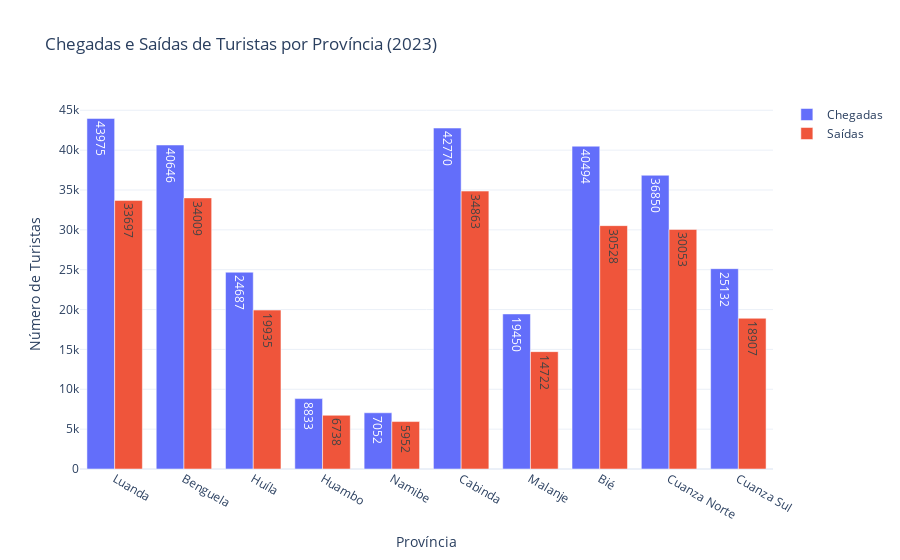

The code cell stored with this chart in its notebook:
### Code cell
import plotly.graph_objects as go
import numpy as np

# Verifica se a coluna 'provincia' existe
if 'provincia' in df_prov.columns:
    provincias = df_prov['provincia'].unique()
    dados_2021 = df_prov[df_prov['ano'] == 2023]

    # Prepara os dados, preenchendo zeros se houver NAs
    chegadas = dados_2021.set_index('provincia').reindex(provincias)['chegadas_turistas'].fillna(0).values
    saidas = dados_2021.set_index('provincia').reindex(provincias)['saidas_turistas'].fillna(0).values

    # Cria gráfico de barras
    fig = go.Figure()

    largura = 0.4  # largura relativa da barra

    fig.add_trace(go.Bar(
        x=provincias,
        y=chegadas,
        name='Chegadas',
        width=largura,
        text=[int(v) for v in chegadas],
        textposition='auto'
    ))

    fig.add_trace(go.Bar(
        x=provincias,
        y=saidas,
        name='Saídas',
        width=largura,
        text=[int(v) for v in saidas],
        textposition='auto'
    ))

    # Layout
    fig.update_layout(
        title='Chegadas e Saídas de Turistas por Província (2023)',
        xaxis_title='Província',
        yaxis_title='Número de Turistas',
        barmode='group',  # barras lado a lado
        template='plotly_white'
    )

    fig.show()

### Figure 1 — Plotly figure (JSON) as saved in the notebook; plotly's stock layout.template omitted (floating-point values rounded to 4 significant figures)
{"data": [{"name": "Chegadas", "text": ["43975", "40646", "24687", "8833", "7052", "42770", "19450", "40494", "36850", "25132"], "textposition": "auto", "type": "bar", "width": 0.4, "x": ["Luanda", "Benguela", "Huíla", "Huambo", "Namibe", "Cabinda", "Malanje", "Bié", "Cuanza Norte", "Cuanza Sul"], "y": [43975, 40646, 24687, 8833, 7052, 42770, 19450, 40494, 36850, 25132]}, {"name": "Saídas", "text": ["33697", "34009", "19935", "6738", "5952", "34863", "14722", "30528", "30053", "18907"], "textposition": "auto", "type": "bar", "width": 0.4, "x": ["Luanda", "Benguela", "Huíla", "Huambo", "Namibe", "Cabinda", "Malanje", "Bié", "Cuanza Norte", "Cuanza Sul"], "y": [33697, 34009, 19935, 6738, 5952, 34863, 14722, 30528, 30053, 18907]}], "layout": {"barmode": "group", "title": {"text": "Chegadas e Saídas de Turistas por Província (2023)"}, "xaxis": {"title": {"text": "Província"}}, "yaxis": {"title": {"text": "Número de Turistas"}}}}
